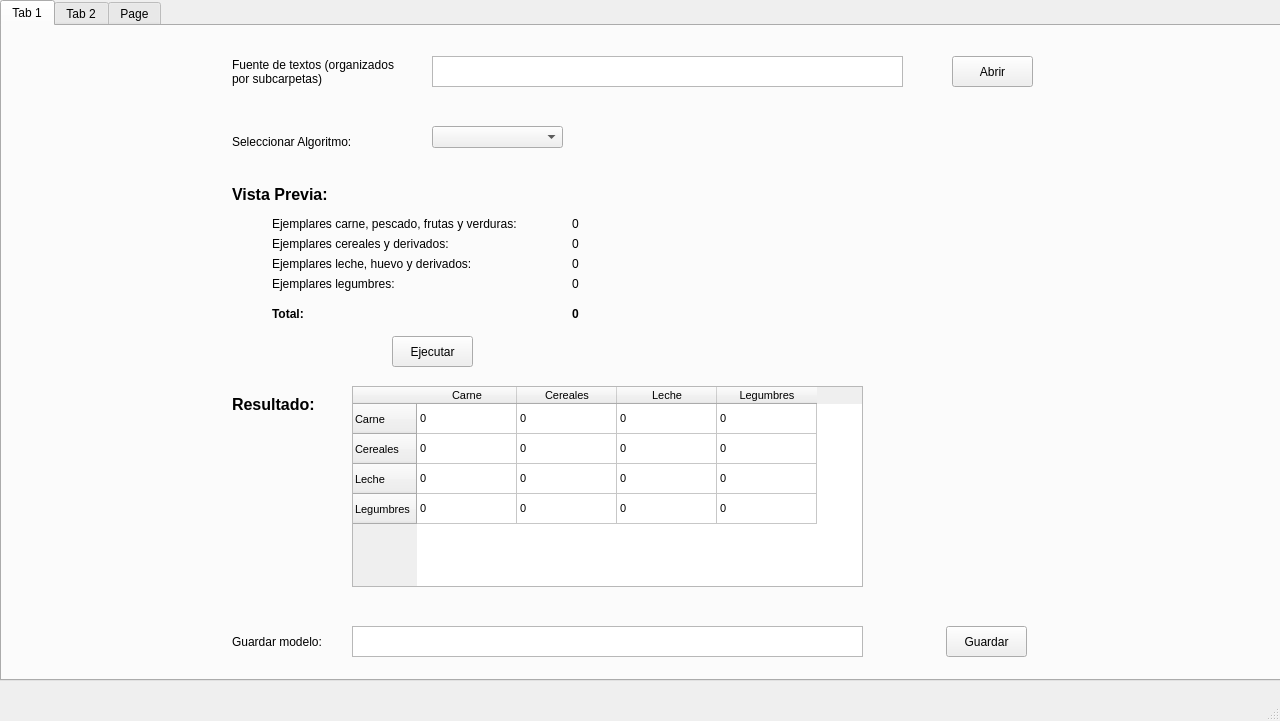
<?xml version="1.0" encoding="UTF-8"?>
<ui version="4.0">
 <class>MainWindow</class>
 <widget class="QMainWindow" name="MainWindow">
  <property name="geometry">
   <rect>
    <x>0</x>
    <y>0</y>
    <width>1280</width>
    <height>721</height>
   </rect>
  </property>
  <property name="windowTitle">
   <string>MainWindow</string>
  </property>
  <widget class="QWidget" name="centralwidget">
   <widget class="QTabWidget" name="tabWidget">
    <property name="geometry">
     <rect>
      <x>0</x>
      <y>0</y>
      <width>1281</width>
      <height>681</height>
     </rect>
    </property>
    <property name="currentIndex">
     <number>0</number>
    </property>
    <widget class="QWidget" name="tab">
     <attribute name="title">
      <string>Tab 1</string>
     </attribute>
     <widget class="QLabel" name="label_5">
      <property name="geometry">
       <rect>
        <x>230</x>
        <y>100</y>
        <width>161</width>
        <height>31</height>
       </rect>
      </property>
      <property name="font">
       <font>
        <pointsize>9</pointsize>
       </font>
      </property>
      <property name="text">
       <string>Seleccionar Algoritmo:</string>
      </property>
     </widget>
     <widget class="QLabel" name="label_8">
      <property name="geometry">
       <rect>
        <x>270</x>
        <y>210</y>
        <width>261</width>
        <height>16</height>
       </rect>
      </property>
      <property name="font">
       <font>
        <family>Arial</family>
        <pointsize>9</pointsize>
       </font>
      </property>
      <property name="text">
       <string>Ejemplares cereales y derivados:</string>
      </property>
     </widget>
     <widget class="QLabel" name="label_18">
      <property name="geometry">
       <rect>
        <x>570</x>
        <y>280</y>
        <width>261</width>
        <height>16</height>
       </rect>
      </property>
      <property name="font">
       <font>
        <family>Arial</family>
        <pointsize>9</pointsize>
        <weight>75</weight>
        <bold>true</bold>
       </font>
      </property>
      <property name="text">
       <string>0</string>
      </property>
     </widget>
     <widget class="QLabel" name="label_14">
      <property name="geometry">
       <rect>
        <x>570</x>
        <y>190</y>
        <width>261</width>
        <height>16</height>
       </rect>
      </property>
      <property name="font">
       <font>
        <family>Arial</family>
        <pointsize>9</pointsize>
       </font>
      </property>
      <property name="text">
       <string>0</string>
      </property>
     </widget>
     <widget class="QPushButton" name="pushButton_5">
      <property name="geometry">
       <rect>
        <x>390</x>
        <y>310</y>
        <width>81</width>
        <height>31</height>
       </rect>
      </property>
      <property name="text">
       <string>Ejecutar</string>
      </property>
     </widget>
     <widget class="QWidget" name="verticalLayoutWidget_2">
      <property name="geometry">
       <rect>
        <x>880</x>
        <y>320</y>
        <width>371</width>
        <height>241</height>
       </rect>
      </property>
      <layout class="QVBoxLayout" name="verticalLayout_2"/>
     </widget>
     <widget class="QLabel" name="label_9">
      <property name="geometry">
       <rect>
        <x>270</x>
        <y>230</y>
        <width>261</width>
        <height>16</height>
       </rect>
      </property>
      <property name="font">
       <font>
        <family>Arial</family>
        <pointsize>9</pointsize>
       </font>
      </property>
      <property name="text">
       <string>Ejemplares leche, huevo y derivados:</string>
      </property>
     </widget>
     <widget class="QPlainTextEdit" name="plainTextEdit">
      <property name="geometry">
       <rect>
        <x>430</x>
        <y>30</y>
        <width>471</width>
        <height>31</height>
       </rect>
      </property>
     </widget>
     <widget class="QPushButton" name="pushButton_6">
      <property name="geometry">
       <rect>
        <x>944</x>
        <y>600</y>
        <width>81</width>
        <height>31</height>
       </rect>
      </property>
      <property name="text">
       <string>Guardar</string>
      </property>
     </widget>
     <widget class="QLabel" name="label">
      <property name="geometry">
       <rect>
        <x>230</x>
        <y>30</y>
        <width>171</width>
        <height>31</height>
       </rect>
      </property>
      <property name="font">
       <font>
        <pointsize>9</pointsize>
        <kerning>true</kerning>
       </font>
      </property>
      <property name="text">
       <string>Fuente de textos (organizados por subcarpetas)</string>
      </property>
      <property name="wordWrap">
       <bool>true</bool>
      </property>
     </widget>
     <widget class="QLabel" name="label_16">
      <property name="geometry">
       <rect>
        <x>570</x>
        <y>230</y>
        <width>261</width>
        <height>16</height>
       </rect>
      </property>
      <property name="font">
       <font>
        <family>Arial</family>
        <pointsize>9</pointsize>
       </font>
      </property>
      <property name="text">
       <string>0</string>
      </property>
     </widget>
     <widget class="QTableWidget" name="tableWidget">
      <property name="geometry">
       <rect>
        <x>350</x>
        <y>360</y>
        <width>511</width>
        <height>201</height>
       </rect>
      </property>
      <property name="font">
       <font>
        <pointsize>8</pointsize>
       </font>
      </property>
      <row>
       <property name="text">
        <string>Carne</string>
       </property>
      </row>
      <row>
       <property name="text">
        <string>Cereales</string>
       </property>
      </row>
      <row>
       <property name="text">
        <string>Leche</string>
       </property>
      </row>
      <row>
       <property name="text">
        <string>Legumbres</string>
       </property>
      </row>
      <column>
       <property name="text">
        <string>Carne</string>
       </property>
      </column>
      <column>
       <property name="text">
        <string>Cereales</string>
       </property>
      </column>
      <column>
       <property name="text">
        <string>Leche</string>
       </property>
      </column>
      <column>
       <property name="text">
        <string>Legumbres</string>
       </property>
      </column>
      <item row="0" column="0">
       <property name="text">
        <string>0</string>
       </property>
      </item>
      <item row="0" column="1">
       <property name="text">
        <string>0</string>
       </property>
      </item>
      <item row="0" column="2">
       <property name="text">
        <string>0</string>
       </property>
      </item>
      <item row="0" column="3">
       <property name="text">
        <string>0</string>
       </property>
      </item>
      <item row="1" column="0">
       <property name="text">
        <string>0</string>
       </property>
      </item>
      <item row="1" column="1">
       <property name="text">
        <string>0</string>
       </property>
      </item>
      <item row="1" column="2">
       <property name="text">
        <string>0</string>
       </property>
      </item>
      <item row="1" column="3">
       <property name="text">
        <string>0</string>
       </property>
      </item>
      <item row="2" column="0">
       <property name="text">
        <string>0</string>
       </property>
      </item>
      <item row="2" column="1">
       <property name="text">
        <string>0</string>
       </property>
      </item>
      <item row="2" column="2">
       <property name="text">
        <string>0</string>
       </property>
      </item>
      <item row="2" column="3">
       <property name="text">
        <string>0</string>
       </property>
      </item>
      <item row="3" column="0">
       <property name="text">
        <string>0</string>
       </property>
      </item>
      <item row="3" column="1">
       <property name="text">
        <string>0</string>
       </property>
      </item>
      <item row="3" column="2">
       <property name="text">
        <string>0</string>
       </property>
      </item>
      <item row="3" column="3">
       <property name="text">
        <string>0</string>
       </property>
      </item>
     </widget>
     <widget class="QLabel" name="label_12">
      <property name="geometry">
       <rect>
        <x>270</x>
        <y>280</y>
        <width>261</width>
        <height>16</height>
       </rect>
      </property>
      <property name="font">
       <font>
        <family>Arial</family>
        <pointsize>9</pointsize>
        <weight>75</weight>
        <italic>false</italic>
        <bold>true</bold>
        <underline>false</underline>
       </font>
      </property>
      <property name="text">
       <string>Total:</string>
      </property>
     </widget>
     <widget class="QPushButton" name="pushButton">
      <property name="geometry">
       <rect>
        <x>950</x>
        <y>30</y>
        <width>81</width>
        <height>31</height>
       </rect>
      </property>
      <property name="text">
       <string>Abrir</string>
      </property>
     </widget>
     <widget class="QLabel" name="label_17">
      <property name="geometry">
       <rect>
        <x>570</x>
        <y>250</y>
        <width>261</width>
        <height>16</height>
       </rect>
      </property>
      <property name="font">
       <font>
        <family>Arial</family>
        <pointsize>9</pointsize>
       </font>
      </property>
      <property name="text">
       <string>0</string>
      </property>
     </widget>
     <widget class="QComboBox" name="comboBox">
      <property name="geometry">
       <rect>
        <x>430</x>
        <y>100</y>
        <width>131</width>
        <height>22</height>
       </rect>
      </property>
     </widget>
     <widget class="QLabel" name="label_7">
      <property name="geometry">
       <rect>
        <x>270</x>
        <y>190</y>
        <width>261</width>
        <height>16</height>
       </rect>
      </property>
      <property name="font">
       <font>
        <family>Arial</family>
        <pointsize>9</pointsize>
       </font>
      </property>
      <property name="text">
       <string>Ejemplares carne, pescado, frutas y verduras:</string>
      </property>
     </widget>
     <widget class="QWidget" name="verticalLayoutWidget">
      <property name="geometry">
       <rect>
        <x>630</x>
        <y>100</y>
        <width>401</width>
        <height>211</height>
       </rect>
      </property>
      <layout class="QVBoxLayout" name="verticalLayout"/>
     </widget>
     <widget class="QPlainTextEdit" name="plainTextEdit_5">
      <property name="geometry">
       <rect>
        <x>350</x>
        <y>600</y>
        <width>511</width>
        <height>31</height>
       </rect>
      </property>
     </widget>
     <widget class="QLabel" name="label_15">
      <property name="geometry">
       <rect>
        <x>570</x>
        <y>210</y>
        <width>261</width>
        <height>16</height>
       </rect>
      </property>
      <property name="font">
       <font>
        <family>Arial</family>
        <pointsize>9</pointsize>
       </font>
      </property>
      <property name="text">
       <string>0</string>
      </property>
     </widget>
     <widget class="QLabel" name="label_10">
      <property name="geometry">
       <rect>
        <x>270</x>
        <y>250</y>
        <width>261</width>
        <height>16</height>
       </rect>
      </property>
      <property name="font">
       <font>
        <family>Arial</family>
        <pointsize>9</pointsize>
       </font>
      </property>
      <property name="text">
       <string>Ejemplares legumbres:</string>
      </property>
     </widget>
     <widget class="QLabel" name="label_13">
      <property name="geometry">
       <rect>
        <x>230</x>
        <y>600</y>
        <width>111</width>
        <height>31</height>
       </rect>
      </property>
      <property name="font">
       <font>
        <pointsize>9</pointsize>
       </font>
      </property>
      <property name="text">
       <string>Guardar modelo:</string>
      </property>
     </widget>
     <widget class="QLabel" name="label_11">
      <property name="geometry">
       <rect>
        <x>230</x>
        <y>370</y>
        <width>131</width>
        <height>16</height>
       </rect>
      </property>
      <property name="font">
       <font>
        <family>Arial</family>
        <pointsize>12</pointsize>
        <weight>75</weight>
        <bold>true</bold>
       </font>
      </property>
      <property name="text">
       <string>Resultado:</string>
      </property>
     </widget>
     <widget class="QLabel" name="label_6">
      <property name="geometry">
       <rect>
        <x>230</x>
        <y>160</y>
        <width>131</width>
        <height>16</height>
       </rect>
      </property>
      <property name="font">
       <font>
        <family>Arial</family>
        <pointsize>12</pointsize>
        <weight>75</weight>
        <bold>true</bold>
       </font>
      </property>
      <property name="text">
       <string>Vista Previa:</string>
      </property>
     </widget>
    </widget>
    <widget class="QWidget" name="tab_2">
     <attribute name="title">
      <string>Tab 2</string>
     </attribute>
     <widget class="QLabel" name="label_2">
      <property name="geometry">
       <rect>
        <x>300</x>
        <y>150</y>
        <width>161</width>
        <height>31</height>
       </rect>
      </property>
      <property name="font">
       <font>
        <family>Arial</family>
        <pointsize>9</pointsize>
       </font>
      </property>
      <property name="text">
       <string>Modelo clasificador:</string>
      </property>
     </widget>
     <widget class="QPushButton" name="cpushButton_3">
      <property name="geometry">
       <rect>
        <x>650</x>
        <y>220</y>
        <width>75</width>
        <height>31</height>
       </rect>
      </property>
      <property name="text">
       <string>Ejecutar</string>
      </property>
     </widget>
     <widget class="QTableWidget" name="ctableWidget">
      <property name="geometry">
       <rect>
        <x>170</x>
        <y>290</y>
        <width>481</width>
        <height>161</height>
       </rect>
      </property>
      <property name="font">
       <font>
        <pointsize>8</pointsize>
       </font>
      </property>
      <column>
       <property name="text">
        <string>Texto</string>
       </property>
      </column>
      <column>
       <property name="text">
        <string>Categoria</string>
       </property>
      </column>
      <column>
       <property name="text">
        <string>Ver texto</string>
       </property>
      </column>
     </widget>
     <widget class="QPlainTextEdit" name="cplainTextEdit">
      <property name="geometry">
       <rect>
        <x>440</x>
        <y>90</y>
        <width>461</width>
        <height>31</height>
       </rect>
      </property>
     </widget>
     <widget class="QPushButton" name="cpushButton_2">
      <property name="geometry">
       <rect>
        <x>930</x>
        <y>150</y>
        <width>75</width>
        <height>31</height>
       </rect>
      </property>
      <property name="text">
       <string>Abrir</string>
      </property>
     </widget>
     <widget class="QLabel" name="label_19">
      <property name="geometry">
       <rect>
        <x>170</x>
        <y>250</y>
        <width>131</width>
        <height>16</height>
       </rect>
      </property>
      <property name="font">
       <font>
        <family>Arial</family>
        <pointsize>12</pointsize>
        <weight>75</weight>
        <bold>true</bold>
       </font>
      </property>
      <property name="text">
       <string>Resultado:</string>
      </property>
     </widget>
     <widget class="QPushButton" name="cpushButton">
      <property name="geometry">
       <rect>
        <x>930</x>
        <y>90</y>
        <width>75</width>
        <height>31</height>
       </rect>
      </property>
      <property name="text">
       <string>Abrir</string>
      </property>
     </widget>
     <widget class="QPlainTextEdit" name="cplainTextEdit_2">
      <property name="geometry">
       <rect>
        <x>440</x>
        <y>150</y>
        <width>461</width>
        <height>31</height>
       </rect>
      </property>
     </widget>
     <widget class="QLabel" name="label_3">
      <property name="geometry">
       <rect>
        <x>300</x>
        <y>90</y>
        <width>161</width>
        <height>31</height>
       </rect>
      </property>
      <property name="font">
       <font>
        <family>Arial</family>
        <pointsize>9</pointsize>
       </font>
      </property>
      <property name="text">
       <string>Textos a clasificar:</string>
      </property>
     </widget>
     <widget class="QPlainTextEdit" name="cplainTextEdit_3">
      <property name="geometry">
       <rect>
        <x>440</x>
        <y>580</y>
        <width>471</width>
        <height>31</height>
       </rect>
      </property>
     </widget>
     <widget class="QPushButton" name="cpushButton_4">
      <property name="geometry">
       <rect>
        <x>940</x>
        <y>580</y>
        <width>75</width>
        <height>31</height>
       </rect>
      </property>
      <property name="text">
       <string>Guardar</string>
      </property>
     </widget>
     <widget class="QLabel" name="label_23">
      <property name="geometry">
       <rect>
        <x>310</x>
        <y>580</y>
        <width>121</width>
        <height>31</height>
       </rect>
      </property>
      <property name="font">
       <font>
        <family>Arial</family>
        <pointsize>9</pointsize>
       </font>
      </property>
      <property name="text">
       <string>Guardar resultados:</string>
      </property>
     </widget>
     <widget class="QPlainTextEdit" name="cplainTextEdit_4">
      <property name="geometry">
       <rect>
        <x>730</x>
        <y>290</y>
        <width>481</width>
        <height>161</height>
       </rect>
      </property>
     </widget>
     <widget class="QLabel" name="label_25">
      <property name="geometry">
       <rect>
        <x>730</x>
        <y>250</y>
        <width>171</width>
        <height>16</height>
       </rect>
      </property>
      <property name="font">
       <font>
        <family>Arial</family>
        <pointsize>12</pointsize>
        <weight>75</weight>
        <bold>true</bold>
       </font>
      </property>
      <property name="text">
       <string>Texto seleccionado:</string>
      </property>
     </widget>
    </widget>
    <widget class="QWidget" name="tab_3">
     <attribute name="title">
      <string>Page</string>
     </attribute>
     <widget class="QTableWidget" name="stableWidget">
      <property name="geometry">
       <rect>
        <x>260</x>
        <y>150</y>
        <width>741</width>
        <height>401</height>
       </rect>
      </property>
      <property name="font">
       <font>
        <pointsize>8</pointsize>
       </font>
      </property>
      <column>
       <property name="text">
        <string>Carrefour</string>
       </property>
      </column>
      <column>
       <property name="text">
        <string>Dia</string>
       </property>
      </column>
     </widget>
     <widget class="QPushButton" name="spushButton_2">
      <property name="geometry">
       <rect>
        <x>570</x>
        <y>90</y>
        <width>111</width>
        <height>31</height>
       </rect>
      </property>
      <property name="text">
       <string>Comparar precios</string>
      </property>
     </widget>
     <widget class="QPlainTextEdit" name="splainTextEdit">
      <property name="geometry">
       <rect>
        <x>400</x>
        <y>30</y>
        <width>471</width>
        <height>31</height>
       </rect>
      </property>
     </widget>
     <widget class="QPushButton" name="spushButton">
      <property name="geometry">
       <rect>
        <x>900</x>
        <y>30</y>
        <width>81</width>
        <height>31</height>
       </rect>
      </property>
      <property name="text">
       <string>Abrir</string>
      </property>
     </widget>
     <widget class="QLabel" name="label_4">
      <property name="geometry">
       <rect>
        <x>260</x>
        <y>570</y>
        <width>181</width>
        <height>16</height>
       </rect>
      </property>
      <property name="font">
       <font>
        <family>Arial</family>
        <pointsize>9</pointsize>
        <weight>75</weight>
        <bold>true</bold>
       </font>
      </property>
      <property name="text">
       <string>Precio minimo posible:</string>
      </property>
     </widget>
     <widget class="QLabel" name="label_20">
      <property name="geometry">
       <rect>
        <x>470</x>
        <y>570</y>
        <width>181</width>
        <height>16</height>
       </rect>
      </property>
      <property name="font">
       <font>
        <family>Arial</family>
        <pointsize>9</pointsize>
       </font>
      </property>
      <property name="text">
       <string>?</string>
      </property>
     </widget>
     <widget class="QLabel" name="label_21">
      <property name="geometry">
       <rect>
        <x>260</x>
        <y>600</y>
        <width>181</width>
        <height>16</height>
       </rect>
      </property>
      <property name="font">
       <font>
        <family>Arial</family>
        <pointsize>9</pointsize>
        <weight>75</weight>
        <bold>true</bold>
       </font>
      </property>
      <property name="text">
       <string>Supermercado mas barato:</string>
      </property>
     </widget>
     <widget class="QLabel" name="label_22">
      <property name="geometry">
       <rect>
        <x>470</x>
        <y>600</y>
        <width>181</width>
        <height>16</height>
       </rect>
      </property>
      <property name="font">
       <font>
        <family>Arial</family>
        <pointsize>9</pointsize>
       </font>
      </property>
      <property name="text">
       <string>?</string>
      </property>
     </widget>
     <widget class="QLabel" name="label_24">
      <property name="geometry">
       <rect>
        <x>260</x>
        <y>30</y>
        <width>141</width>
        <height>31</height>
       </rect>
      </property>
      <property name="font">
       <font>
        <family>Arial</family>
        <pointsize>9</pointsize>
       </font>
      </property>
      <property name="text">
       <string>Texto a comparar:</string>
      </property>
     </widget>
    </widget>
   </widget>
  </widget>
  <widget class="QMenuBar" name="menubar">
   <property name="geometry">
    <rect>
     <x>0</x>
     <y>0</y>
     <width>1280</width>
     <height>21</height>
    </rect>
   </property>
  </widget>
  <widget class="QStatusBar" name="statusbar"/>
 </widget>
 <resources/>
 <connections/>
</ui>
